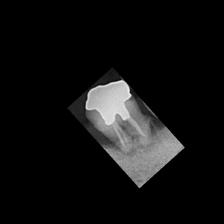
#> input picture Dataset/two_label_data_forCNN_v1/normal/004_0.jpg, 224 x 224 px, found by its file name; its folder holds only this picture in this run
$ python Gaussian_high_pass_filter.py
#> lines starting #> are read from the running program, lines starting #| are printed output that depends on the picture
# libraries
import cv2
import numpy as np
import os

# [6 lines of commented-out code are left out]

folder_path = "E:\\Lab\\share\\dataset\\two_label_data_forCNN_v21\\final\\normal"
output_folder = "E:\\Lab\\share\\dataset\\two_label_data_forCNN_v21\\final_GH_d8\\normal"

# [11 lines of commented-out code are left out]
if not os.path.exists(output_folder):
    os.makedirs(output_folder)

# Define the Gaussian filter parameters
D0 = 10

# Process each image in the input folder
for filename in os.listdir(folder_path):
    # Read the image
    f = cv2.imread(os.path.join(folder_path, filename), cv2.IMREAD_GRAYSCALE)
#> f is the input picture: shape (224, 224); min 0, max 243, mean 17.1

    # Transform the image into frequency domain
    F = np.fft.fft2(f)
    Fshift = np.fft.fftshift(F)

    # Create Gaussian Filter: High Pass Filter
    M, N = f.shape
#> M = 224; N = 224
    H = np.zeros((M, N), dtype=np.float32)
    for u in range(M):
        for v in range(N):
            D = np.sqrt((u - M / 2) ** 2 + (v - N / 2) ** 2)
            H[u, v] = 1 - np.exp(-D ** 2 / (2 * D0 * D0))
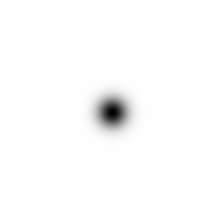
#> H: shape (224, 224) float32; min 0, max 1, mean 0.987

    # Apply the filter
    Gshift = Fshift * H
    G = np.fft.ifftshift(Gshift)
    g = np.abs(np.fft.ifft2(G))
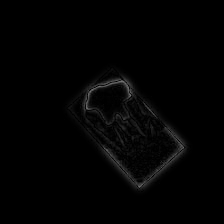
#> g: shape (224, 224) float64; min 1.9e-11, max 119, mean 2.8

    # Convert to uint8
    g = g.astype(np.uint8)

    # Convert the processed grayscale image to RGB
    g_rgb = cv2.cvtColor(g, cv2.COLOR_GRAY2RGB)

    # Compute the difference image
    result = cv2.subtract(f, g)
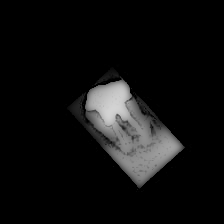
#> result: shape (224, 224); min 0, max 211, mean 15.2

    # Convert the processed grayscale image to RGB
    result_rgb = cv2.cvtColor(result, cv2.COLOR_GRAY2RGB)

    # Save the processed image
    output_path = os.path.join(output_folder, filename)
    cv2.imwrite(output_path, result_rgb)

    print(f'Processed: {filename}')

print('All images processed successfully.')

$ run again, on Dataset/two_label_data_forCNN_v1/normal/055_0.jpg_flipped_horizontal.jpg
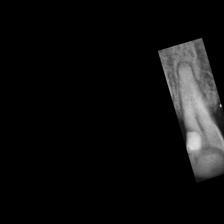
#> input picture Dataset/two_label_data_forCNN_v1/normal/055_0.jpg_flipped_horizontal.jpg, 224 x 224 px, found by its file name
#> f is the input picture: shape (224, 224); min 0, max 224, mean 14
#> `g = np.abs(np.fft.ifft2(G))`:
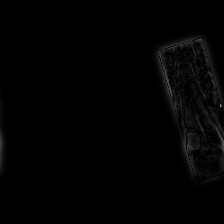
#> g: shape (224, 224) float64; min 9.73e-12, max 150.6, mean 2.5
#> `result = cv2.subtract(f, g)`:
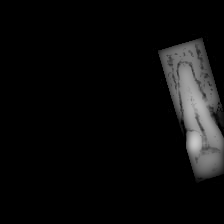
#> result: shape (224, 224); min 0, max 200, mean 12.3

$ run again, on Dataset/two_label_data_forCNN_v1/normal/057_2.jpg_flipped_horizontal.jpg
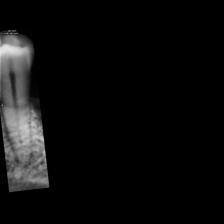
#> input picture Dataset/two_label_data_forCNN_v1/normal/057_2.jpg_flipped_horizontal.jpg, 224 x 224 px, found by its file name
#> f is the input picture: shape (224, 224); min 0, max 230, mean 12.9
#> `g = np.abs(np.fft.ifft2(G))`:
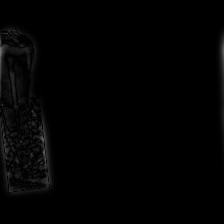
#> g: shape (224, 224) float64; min 1.74e-11, max 116.1, mean 2.6
#> `result = cv2.subtract(f, g)`:
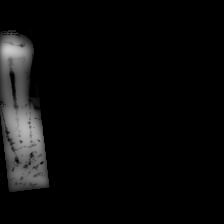
#> result: shape (224, 224); min 0, max 202, mean 11.2

$ run again, on Dataset/two_label_data_forCNN_v1/normal/048_0.jpg_flipped_horizontal.jpg
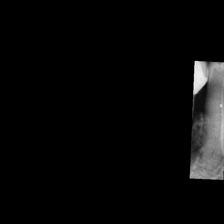
#> input picture Dataset/two_label_data_forCNN_v1/normal/048_0.jpg_flipped_horizontal.jpg, 224 x 224 px, found by its file name
#> f is the input picture: shape (224, 224); min 0, max 247, mean 8.7
#> `g = np.abs(np.fft.ifft2(G))`:
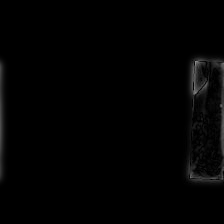
#> g: shape (224, 224) float64; min 6.61e-12, max 141.1, mean 2.5
